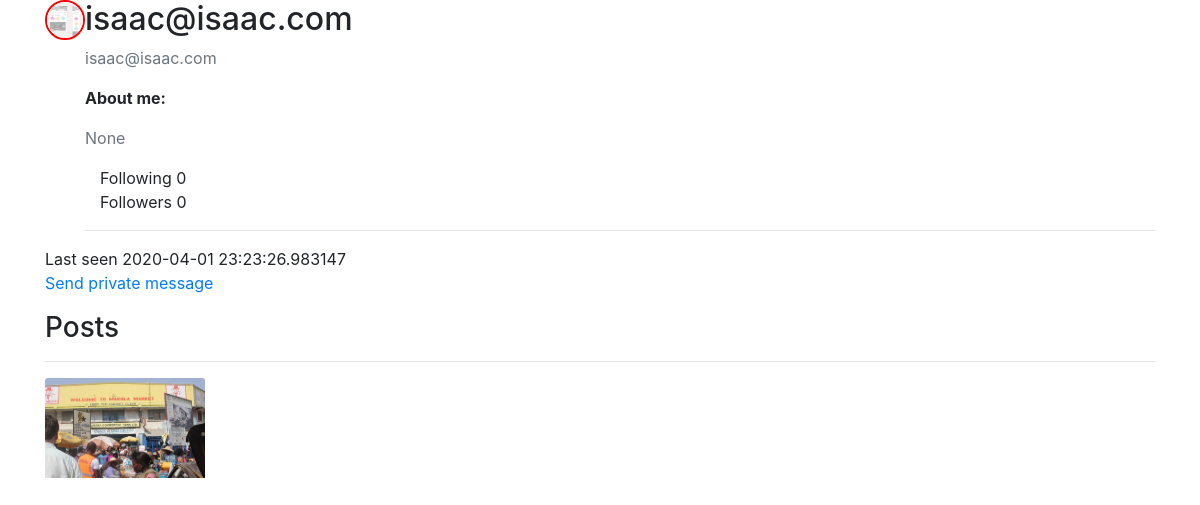
The app's page /dashboard/isaac@isaac.com, older data.
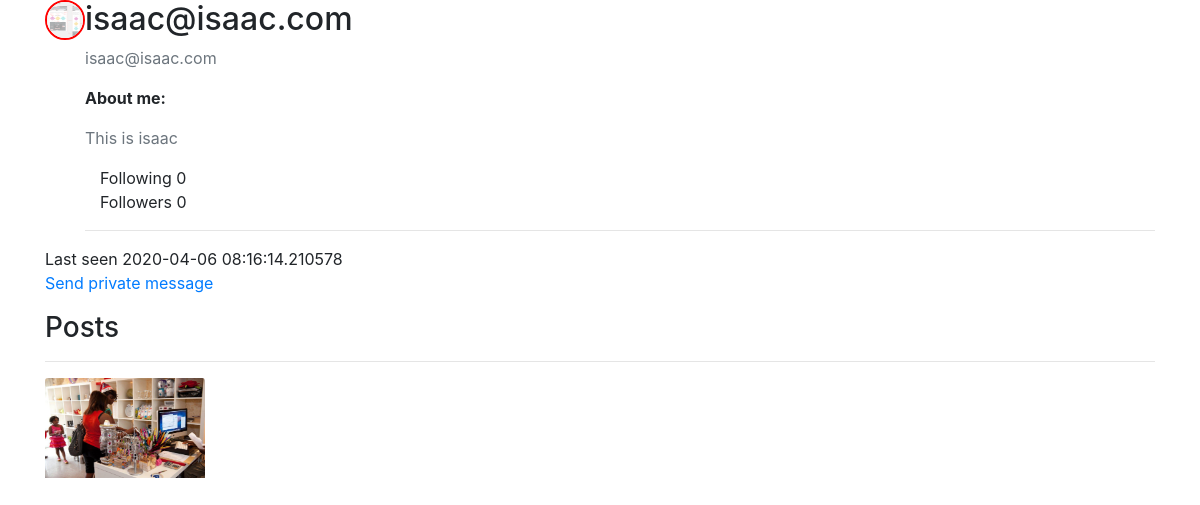
The same page, newer data.
### quandromy/database.py (models this page shows, shortened)
class User(db.Model, UserMixin): #The users mixing class helps in user management. We inherit the "is_authenticated" method from here
    __tablename__ = 'users'
    __searchable__ = ['fullname', 'username']
    id = db.Column(db.Integer, primary_key = True)
    fullname = db.Column(db.String(100), nullable = False)
    username = db.Column(db.String(20), unique = True, nullable = False, index = True)
    role_id = db.Column(db.Integer, db.ForeignKey('roles.id'))
    email = db.Column(db.String(120), unique = True, nullable = False, index = True)
    country = db.Column(db.String(200))
    name = db.Column(db.String(64))
    about_me = db.Column(db.Text())
    member_since = db.Column(db.DateTime(), default=datetime.utcnow)
    last_seen = db.Column(db.DateTime(), default=datetime.utcnow)
    image_file = db.Column(db.String(20), nullable = False, default = 'default.png')
    last_message_read_time = db.Column(db.DateTime)
    password = db.Column(db.String(60), nullable = False)
    comments = db.relationship('Comment', backref='author', lazy='dynamic')
    Post = db.relationship('Post', backref = 'author', lazy = 'dynamic')
    followed = db.relationship('Follow',
                               foreign_keys=[Follow.follower_id],               #SQLAlchemy cannot use the association table transparently because that will not give
                               backref=db.backref('follower', lazy='joined'),   #the application access to the custom fields in it. Instead, the many-to-many relationship
                               lazy='dynamic',                                  #must be decomposed into the two basic one-to-many relationships for the left
                               cascade='all, delete-orphan')                    #and right sides, and these must be defined as standard relationships.
    followers = db.relationship('Follow',
                                foreign_keys=[Follow.followed_id],
                                backref=db.backref('followed', lazy='joined'),
                                lazy='dynamic',
                                cascade='all, delete-orphan')
    messages_sent = db.relationship('Message',
                                    foreign_keys='Message.sender_id',
                                    backref='sender', lazy='dynamic')
    messages_received = db.relationship('Message',
                                        foreign_keys='Message.recipient_id',
                                        backref='recipient', lazy='dynamic')

class Post(db.Model):
    __tablename__ = 'posts'
    __searchable__ = ['title', 'describe']
    id = db.Column(db.Integer, primary_key = True)
    date_posted = db.Column(db.DateTime, nullable = False, default = datetime.utcnow())
    title = db.Column(db.String(50), nullable = False)
    describe = db.Column(db.String, nullable = False)
    picture = db.Column(db.String(20), nullable = False, default = 'default.png')
    user_id = db.Column(db.Integer, db.ForeignKey('users.id'), nullable = False)
    comments = db.relationship('Comment', backref='post', lazy='dynamic')

### quandromy/users/routes.py (the view)
@users.route("/dashboard/<string:username>")
def dashboard(username):
    user = User.query.filter_by(username=username).first_or_404()
    posts = Post.query.filter_by(author=user)
    image_file = url_for('static', filename = 'img/' + user.image_file)
    return render_template('users/dashboard.html', user = user, posts = posts, image_file = image_file)

### quandromy/main/__init__.py (called while the page is built)
@main.app_context_processor
def inject_permissions():
    return dict(Permission=Permission)

### quandromy/users/routes.py (called while the page is built)
@users.before_request
def before_request():
    if current_user.is_authenticated:
        current_user.last_seen = datetime.utcnow()
        db.session.commit()
        g.search_form = SearchForm()

### quandromy/templates/users/dashboard.html (shortened to what this page needs)
{% extends 'base.html' %}
{% block div %}
 <div class="content-section">
   <div class="media">
     <img class="rounded-circle account-img my-img" src="{{user.image_file}}" alt="profile pic">
     <div class="media-body">
       <h2 class="account-heading">{{user.username}}</h2>
       <p class="text-secondary">{{user.email}}</p>
       <p><span style="font-weight: bold;">About me:</span></p>
       <p class="text-secondary">{{user.about_me}}</p>
       <div class="col">
        Following <span>{{ user.followed.count() - 1 }}</span>
    </div>
    <div class="col">
      Followers <span>{{ user.followers.count() - 1 }}</span>
  </div>
  <hr>
     </div>
   </div>
 </div>
<div>Last seen {{ user.last_seen }}</div>
<div>
  <p>
    <a href="{{ url_for('users.send_message',
                        recipient=user.username) }}">
        {{ ('Send private message') }}
    </a>
</p>
</div>
 <div>
   <legend><h3>Posts</h3></legend>
   <hr>
    {% for post in posts %}
    <div class="row">
       <div class="col">
        <img src="{{url_for('static', filename = 'postpics/' + post.picture)}}" class="card-img-top" alt="..." width="50" height="100">
       </div>
       <div class="col"></div>
       <div class="col"></div>
       <div class="col"></div>
       <div class="col"></div>
       <div class="col"></div>
    </div>
    {% endfor %}
 </div>
{% endblock %}

Row changes from the older to the newer data that the page shows:
changed User "isaac@isaac.com": about_me "None" → "This is isaac"; last_seen "2020-04-01 23:23:26.983147" → "2020-04-06 08:16:14.210578"
changed Post: picture: a different picture
